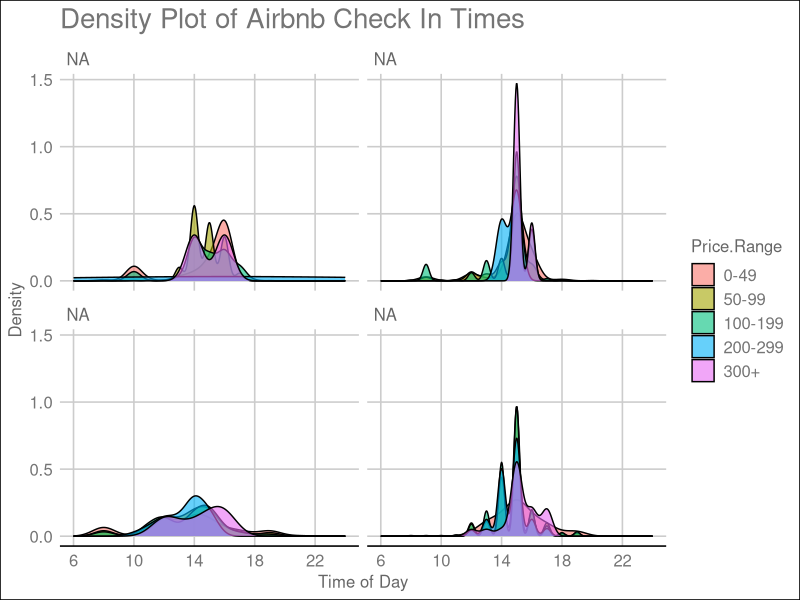
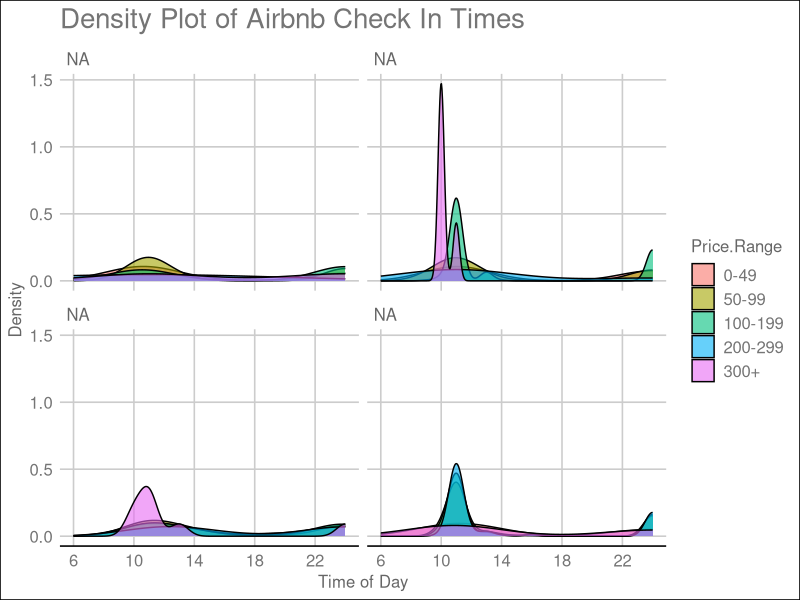

Recreate these plots in R, in order.
library(readr)
library(plyr)
library(dplyr)
library(stringr)
library(ggplot2)
library(ggthemes)

four_cities <- read.csv("updated_cleaned_four_cities.csv")


##CLEANING CHECKED IN

View(unique(four_cities$Check.In))

#disregarding those observations with an unspecified/flexible check in or check out time
four_cities <- four_cities %>% 
  filter(!Check.In == "Unspecified") %>% 
  filter(!Check.In == "Flexible") %>% 
  filter(!is.na(Check.In)) %>% 
  filter(!Check.Out == "unspecified")

#only concerned with earliest check in times; removing ranges
four_cities$Check.In <- str_replace_all(four_cities$Check.In, "[ ]-.*", "")


#filters only pm check in values, removes pm, converts into numeric value and adds 12
#to put time into a 0-24hr interval for graphing
PM_only <- four_cities %>% 
  filter(str_detect(Check.In, "PM")) %>% 
  filter(!str_detect(Check.In, "12")) %>% 
  mutate(Check.In = as.numeric(str_replace_all(Check.In, "PM", ""))) %>% 
  mutate(Check.In = Check.In + 12)

#filters only am check in values, remvoes am, converts into numeric value
AM_only <- four_cities %>% 
  filter(str_detect(Check.In, "AM")) %>% 
  filter(!str_detect(Check.In, "12")) %>% 
  mutate(Check.In = as.numeric(str_replace_all(Check.In, "AM", "")))

#for one case of midnight and noontimes
twelve_pm <- four_cities %>% 
  filter(str_detect(Check.In, "12PM")) %>% 
  mutate(Check.In = as.numeric(str_replace_all(Check.In, "PM", "")))

twelve_am <- four_cities %>% 
  filter(str_detect(Check.In, "12AM")) %>% 
  mutate(Check.In = as.numeric(str_replace_all(Check.In, "AM", ""))) %>% 
  mutate(Check.In = Check.In + 12)
  
dfs <- list(PM_only, AM_only, twelve_pm, twelve_am)

cleaned_time_df <- join_all(dfs, type = "full")


##CLEANING CHECKED OUT

no_twelves_out <- cleaned_time_df %>% 
  filter(!str_detect(Check.Out, "12")) %>% 
  mutate(Check.Out = ifelse(str_detect(Check.Out, "AM"),
                            as.numeric(str_replace_all(Check.Out, "AM", "")), #as.numeric coerces NAs
                            as.numeric(str_replace_all(Check.Out, "PM", ""))+12))

cleaned_time_df <- cleaned_time_df %>% 
  filter(str_detect(Check.Out, "12")) %>% 
  mutate(Check.Out = ifelse(str_detect(Check.Out, "AM"),
                            as.numeric(str_replace_all(Check.Out, "AM", "")),
                            as.numeric(str_replace_all(Check.Out, "PM", ""))+12))

cleaned_time_df <- full_join(no_twelves_out, cleaned_time_df)

#mutating a factorized four_cities price_range column
cleaned_time_df <- cleaned_time_df %>% 
  mutate(Price.Range = (Price)) %>% 
  mutate(Price.Range = ifelse(Price < 50, "0-49", Price)) %>% 
  mutate(Price.Range = ifelse(Price >= 50 & Price < 100, "50-99", as.character(Price.Range))) %>% 
  mutate(Price.Range = ifelse(Price >= 100 & Price < 200, "100-199", as.character(Price.Range))) %>% 
  mutate(Price.Range = ifelse(Price >= 200 & Price < 300, "200-299", as.character(Price.Range))) %>% 
  mutate(Price.Range = ifelse(Price >= 300, "300+", as.character(Price.Range)))
cleaned_time_df$Price.Range <- factor(cleaned_time_df$Price.Range, levels = c("0-49", "50-99", "100-199", "200-299", "300+"))


#check in time density plot 
#justification for filling by price range - are cheaper price ranges more accomodating
#in terms of check in times

city_names <- c(
  `ch` = "Chicago",
  `la` = "Los Angeles",
  `ny` = "New York",
  `sf` = "San Francisco"
)

ggplot(cleaned_time_df) +
  geom_density(alpha = 0.6, aes(Check.In, fill = Price.Range)) +
  labs(x= "Time of Day",
       y = "Density",
       title = "Density Plot of Airbnb Check In Times") +
  facet_wrap(~City, labeller = as_labeller(city_names)) +
  scale_x_continuous(limits=c(6,24), 
                     breaks=seq(6,24,4)) +
  guides(color = "none") +
  theme_gdocs()

#check out time density plot
ggplot(cleaned_time_df) +
  geom_density(alpha = 0.6, aes(Check.Out, fill = Price.Range)) +
  labs(x= "Time of Day",
       y = "Density",
       title = "Density Plot of Airbnb Check In Times") +
  facet_wrap(~City, labeller = as_labeller(city_names)) +
  scale_x_continuous(limits=c(6,24), 
                     breaks=seq(6,24,4)) +
  guides(color = "none") +
  theme_gdocs()
